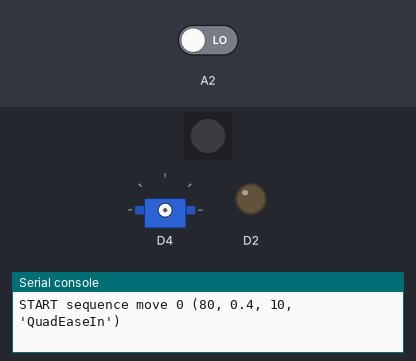
The program below on a simulated CircuitPython board. On the bench: 1 RGB LEDs in strip order, left to right, servo, output pins drawn as LEDs (lit = HIGH), the last lines printed to the serial console. The test bench sets the inputs (shaded band); at power-on: A2 LOW. Random numbers come from a fixed seed; library files of the repository ran but are not shown: neopixel_led.py, mqtt_setup.py, easing_functions.py.

Above: at 0.11 s.
At 0.69 s:
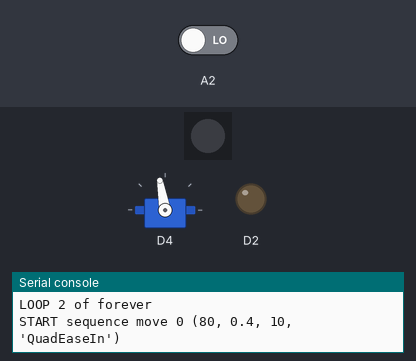
1.3 s: A2 driven HIGH
Timing chart, 0 to 10.3 s (numbered marks = the images above; inputs shaded):
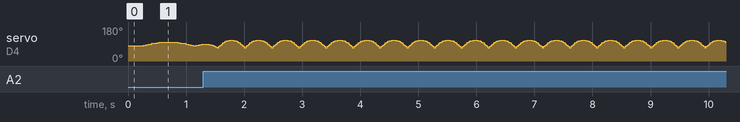

The program:

code.py
```python
from creature import Creature
from ecosystem import EcoSystem
from timer import Timer
import time

try:
    from settings import settings
except ImportError:
    print("WiFi settings are kept in settings.py, please add or change them there!")
    raise

# Instantiate the creature - telling a scinec centre story
creature = Creature()

# class initialization only connects to wifi/broker if flag is True
# ecosystem.py has all the wifi and mqtt code, parameters in settings.py
# "ecosystem" is the name of the mqtt topic
# "Creature" is the creature object create above
# "connect_to_ecosystem" indicates if the creature should conncet to the ecosystem.
#   If this is set to "false" it will randomly send messages in order to simulate the eco system
ecosystem = EcoSystem(ecosystem="reef", creature=creature, connect_to_ecosystem=False)

# add the ecosystem to the creature
creature.ecosystem = ecosystem

while True:
    # This will check for new messages.
    # The behaviour for theses messages is in creature.py -> message()
    ecosystem.check_for_messages()

    # This will trigger the default behaviour that will play.
    # regardless if there is a message or not.
    creature.loop()
    time.sleep(0.01)
```

creature.py
```python
from components.button import Button
from components.buzzer import Buzzer
from components.neopixel_led import NeopixelLED
from components.vibration_motor import VibrationMotor
from components.servo_motor import Servo
from timer import Timer
import time
from varspeed import Vspeed
from behaviours import Behaviours
import random

button = Button()
buzzer = Buzzer()
motor = VibrationMotor()
led = NeopixelLED(1)
servo = Servo()
behaviours = Behaviours()

increase = True
led_power = 255
color = (1, 0, 0, 0)

MIN = 0
MAX = 2 ** 16
vs1 = Vspeed(init_position=0, result="int")
vs1.set_bounds(lower_bound=MIN, upper_bound=MAX)
vs2 = Vspeed(init_position=0, result="int")
vs2.set_bounds(lower_bound=MIN, upper_bound=MAX)


class Creature:
    state_day_nobody = 0
    state_day_somebody = 1
    state_night_nobody = 2
    state_night_somebody = 3
    state_beautiful = 4

    beautiful_duration = 30
    presence_duration = 5
    presence_timer = Timer(30)
    time_of_day = 0
    energy = 0


    current_state = state_day_nobody

    def __init__(self):
        self.ecosystem = None

    def message(self, topic, msg):
        global color
        print("recieved: Topic:" + str(topic) + " Message:" + str(msg))

        # If we receive a new time of day
        if topic == "reefcontrol/timeofday":
            # Update the time of day
            self.time_of_day = int(msg)
#             print("Updated time of day " + str(self.time_of_day))
        if topic == "reefcontrol/energy":
            # Update the time of day
            self.energy = int(msg)

    def sense(self):
        if button.sense() == True:
            return True


    def checkState(self, isRunning):
        if self.current_state == self.state_day_nobody:
            if self.sense():
                self.current_state = self.state_day_somebody
                self.presence_timer.set_duration(self.presence_duration)
                self.presence_timer.start()
            elif self.time_of_day < 360 or self.time_of_day > 1080:
                self.current_state = self.state_night_nobody
            elif self.presence_timer.expired():
                self.current_state = self.state_beautiful

        elif self.current_state == self.state_day_somebody:
            if self.sense():
                self.presence_timer.start()
            elif self.time_of_day < 360 or self.time_of_day > 1080:
                self.current_state = self.state_night_somebody
            elif self.presence_timer.expired():
                self.current_state = self.state_day_nobody
                self.presence_timer.set_duration(self.beautiful_duration)
                self.presence_timer.start()

        elif self.current_state == self.state_night_nobody:
            if self.sense():
                self.current_state = self.state_night_somebody
                self.presence_timer.set_duration(self.presence_duration)
                self.presence_timer.start()
            elif self.time_of_day > 360 and self.time_of_day < 1080:
                self.current_state = self.state_day_nobody
                self.presence_timer.set_duration(self.beautiful_duration)
                self.presence_timer.start()

        elif self.current_state == self.state_night_somebody:
            if self.sense():
                self.presence_timer.start()
            elif self.time_of_day > 360 and self.time_of_day < 1080:
                self.current_state = self.state_day_somebody
                self.presence_timer.set_duration(self.presence_duration)
                self.presence_timer.start()
            elif self.presence_timer.expired():
                self.current_state = self.state_night_nobody


        elif self.current_state == self.state_beautiful:
            if not isRunning:
                self.current_state = self.state_day_nobody
                self.presence_timer.set_duration(self.beautiful_duration)
                self.presence_timer.start()


    def loop(self):
        beh = behaviours.getBehaviour(self.current_state)
        position1, running1, changed1 = vs1.sequence(beh[0], beh[1]) # Here we input the sequence from sequence.py and our most important output is position1. This is the number we should currently be at when following our sequence
        position2, running2, changed2 = vs2.sequence(beh[2], beh[3]) # Same as above but for our second sequence
        self.checkState(running1 or running2)
#         print(self.current_state)
        ###############################################################
		# This is about where you'll have to start coding yourself    #
        # If you want to test out the code here then do the following #
        # Put a button in A2, a servo motor in D4 and a vibration     #
        # motor in D2                                                 #
        ###############################################################


        motor.update(position1) # Here we set the motor to position 1
        servo.update(position2) # Here we set the servo to position 2
```

ecosystem.py
```python
from components.wifi_setup import WiFi
from components.mqtt_setup import MQTTBroker
from timer import Timer
import random

# All messages in this list will be send as part of the
offline_messages = ["350", "370"]

offline_timer = Timer()
offline_timer.set_duration(5)

class EcoSystem:
    def __init__(self, ecosystem, creature, connect_to_ecosystem):
        self.connect_to_ecosystem = connect_to_ecosystem
        self.creature = creature

        if self.connect_to_ecosystem:
            wifi = WiFi()
            self.mqtt = MQTTBroker(wifi, ecosystem, self.creature)

    # Sends a message in the ecosystem
    def send_message(self, message):
        print("sending: " + message)
        if self.connect_to_ecosystem:
            self.mqtt.send(self.mqtt.client_id + "$$$" + message)

    # Checks if there is a message from the eco system
    def check_for_messages(self):
        global offline_messages, offline_timer
        if self.connect_to_ecosystem:
            self.mqtt.loop()
        else:
            # fake the ecosystem
            if offline_timer.expired():
                offline_timer.set_duration(random.randint(3,8))
                offline_timer.start()
                self.creature.message("reefcontrol/timeofday", random.choice(offline_messages))
```

timer.py
```python
import time

class Timer():
    def __init__(self, duration = 0):
        self.duration = duration
        self.time_mark = 0

    def start(self):
        self.time_mark = time.monotonic()

    def set_duration(self, duration):
        self.duration = duration

    def expired(self):
        if time.monotonic() - self.time_mark > self.duration:
            return True
        else:
            return False
```

settings.py
```python
settings = {
    "ssid" : "TUD-facility",
    "password" : "############",
    "mqtt_broker": "ide-education.cloud.shiftr.io",
    "mqtt_broker_user" : "ide-education", # The username for connecting to the server
    "mqtt_broker_password" : "############", # The password for connecting to the server
    "mqtt_clientid": "team aadjan", #your team name
}
```

button.py
```python
# button.py

import board
import digitalio

class Button():
    previous_button_value = False

    def __init__(self, port=board.A2):
        self.button = digitalio.DigitalInOut(port)
        self.button.direction = digitalio.Direction.INPUT

    def sense(self):
        button_status = False
        current_button_value = self.button.value

        # Only trigger on button down
        if (current_button_value == True):
            button_status = True

        return button_status

    def sense_release(self):
        current_button_value = self.button.value
        button_status = False

        # Only trigger on button release
        if (self.previous_button_value == True and current_button_value == False):
            button_status = True

        self.previous_button_value = current_button_value

        return button_status
```

buzzer.py
```python
# buzzer.py

import board
import pwmio

class Buzzer():
    def __init__(self, port=board.D7):
        self.buzzer = pwmio.PWMOut(port, frequency = 50, variable_frequency=True)

    # Takes a value between 0 and 100, then scales it up.
    def update(self, volume):
        scaledVolume = volume/100*16383
        self.buzzer.duty_cycle = int(scaledVolume)

    def set_frequency(self, fq):
        self.buzzer.frequency = fq
```

vibration_motor.py
```python
# vibration motor

import time
import board
import pwmio
import digitalio

class VibrationMotor():
    def __init__(self,port=board.D2):
        self.motor = pwmio.PWMOut(port, frequency=300, duty_cycle=0)

    # Takes either true or false
    def update(self, value):
        self.motor.duty_cycle = value
```

servo_motor.py
```python
# servo_motor.py

import board
import pwmio
from adafruit_motor import servo

class Servo():
    def __init__(self, port=board.D4):
        self.pwm = pwmio.PWMOut(port, frequency = 50)
        self.servo = servo.Servo(self.pwm)
        self.lastAngle = 0

    # Takes a value between 0 and 180
    def update(self, angle):
        if angle == self.lastAngle:
            return

        if angle < 0:
            angle = 0
        elif angle > 180:
            angle = 180

        self.servo.angle = angle
        self.lastAngle = angle
```

varspeed.py
```python
import time
import easing_functions as ease

class Vspeed():
  """Provides an non-blocking object that can be called repeatedly with the move() and sequence() functions to generate a timed series of values from a current position to a new position(s)
  """

  def __init__(self, init_position = 0, result = "int"):
    """Creates and initialzes a varspeed object.

    Args:
        init_position (int/float): sets the initial position of the object.
        result (string = "int" or "float"): sets the type of the returned position.

    Returns:
        object: returns a varspeed object

    """
    self.start_time = time.monotonic()
    self.cur_time = self.start_time
    self.started = False
    self.end_time = 0
    self.step_delay = 0
    self.increment = 0
    self.complete_range = 0.1
    self.position = init_position
    self.last_position = init_position
    self.new_position = init_position
    self.bounded = False
    self.upper_bound = 1000
    self.lower_bound = 0
    self.last_reported_position = init_position
    self.easing_correction = 1
    self.result = result
    self.step = 0
    self.increment_seq_num = True
    self.seq_pos = 0
    self.seq_run = True
    self.seq_old = []
    self.seq_loop_max = 1
    self.seq_loop_count = 0

  def move(self, new_position = 0, time_secs = 2.0, steps = 20, easing = "LinearInOut"):
    """Generates a series of values that transition from the current position to a new_position

    Args:
        new_position (float): new position output will change to over time_secs
        time_secs (int): time for the transition to the new_position
        steps (int): number of steps to change from the start position to the new_position
        easing (string): the easing function to use for the transition

    Returns:
        position (int or float): each new position, marked by changed being True
        running (Boolean): if true there are more steps to go in the transition
        changed (Boolean): indicates if the latest position value is different from the previous position value

    """
    if not self.started or new_position != self.new_position:
      # print("new move")
      self.new_position = new_position
      #self.last_position = self.position
      self.start_time = time.monotonic()
      self.end_time = self.start_time + time_secs
      self.step_delay = time_secs / steps
      self.increment = abs(self.new_position - self.position) / steps
      self.steps = steps
      self.step = 0
      self.started = True
      self.easing = easing
      self.easing_method = getattr(ease, self.easing)
      self.ease = self.easing_method(start=self.position, end=self.new_position, duration=steps)

    changed = False
    running = True
    self.started = True

    #if self.new_position != self.position or self.end_time < time.monotonic():
    diff_time = time.monotonic() - self.start_time
    if diff_time > self.step_delay:
      # time to change
      self.step += 1
      # print("new step",self.step,diff_time,self.step_delay)
      self.start_time = time.monotonic()
      self.position = self.ease(self.step)
      # are we there yet?
      #if abs(new_position - self.position) < self.complete_range:
      if self.step >= self.steps:
        #force to the desired final position
        self.position = self.new_position
        running = False
        self.started = False
        # print("end of MOVE")
    else:
      changed = True

    # restrict the output to integer if needed
    if self.result == "int":
      position = round(self.position)

    # restrict the output to be within the bounds set by set_bounds()
    if self.bounded:
      position = max(self.lower_bound, min(position, self.upper_bound))

    if self.last_position == position:
        changed = False
    else:
        changed = True
    self.position = position
    self.last_position = self.position

    return self.position, running, changed

  def sequence(self, sequence, loop_max = 1):
    """Creates a series of values in a sequence of moves as specified in the sequence array

    Args:
        sequence (array of tuples): perform a sequence of moves (position,time,steps,easing) in the array
        loop_max (int): how many time to loop the sequence, zero means loop forever

    Returns:
        position (int or float): each new position, marked by changed being True
        running (Boolean): if true there are more steps to go in the transition
        changed (Boolean): indicates if the latest position value is different from the previous position value

    """
    # perform a sequence of moves in this format: (position,time,steps,easing) e.g. [(90,5,10,easing),(0,8,10,easing)]
    position = self.position
    seq_running = True
    changed = False
    self.seq_loop_max = loop_max

    if sequence != self.seq_old:
        # reset with a new sequence
        self.seq_old = sequence
        self.seq_pos = -1
        self.loop_count = 0
        self.increment_seq_num = True

    if self.seq_run: # are we running or paused?
      if self.increment_seq_num:
        self.seq_pos += 1
        if self.seq_pos >= len(sequence):
          if self.loop_count + 1 < self.seq_loop_max:
              self.seq_pos = 0
              self.loop_count += 1
              print("LOOP",self.loop_count + 1,"of",self.seq_loop_max)
          elif self.seq_loop_max == 0: # loop forever
              self.seq_pos = 0
              self.loop_count += 1
              print("LOOP",self.loop_count + 1,"of forever")
          else:
            return position, False, False
        print("START sequence move",self.seq_pos,sequence[self.seq_pos])
        self.increment_seq_num = False

      position, running, changed = self.move(
        new_position=sequence[self.seq_pos][0],
        time_secs=sequence[self.seq_pos][1],
        steps=sequence[self.seq_pos][2],
        easing=sequence[self.seq_pos][3])

      if not running: # finished with move
        self.increment_seq_num = True
        # print("FINISHED sequence move",self.seq_pos)
      if changed:
        return position,True,True

        # go to the next move in sequence

    else: # we're paused and exit
      seq_running = False

    return position, seq_running, False

  def sequence_change_seq_num(self, seq_position = 0):
    """Sets the current sequence number

    Args:
        seq_position (int): jump to the element in the sequence[seq_position] array

    Returns:
        nothing

    """
    self.seq_pos = seq_position

  def sequence_run(self, value = True):
    """Pauses or Unpauses a running sequence

    Args:
        value (Boolean): Pauses (False) or Unpauses (True) the run of the sequence

    Returns:
        nothing

    """
    self.seq_run = value

  def set_position(self, position = 0):
    """Sets the current position from which the next move will proceed

    Args:
        position (int or float): sets the current position of the object

    Returns:
        nothing

    """
    self.position = position
    self.started = True

  def set_bounds(self, lower_bound = 0, upper_bound = 1000, bounded=True):
    """Sets the lower and upper bounds of values returned by a move or sequence

    Args:
        lower_bound (int): sets the lower allowed bound of the output of a move or sequnce
        upper_bound (int): sets the upper allowed bound of the output of a move or sequnce
        bounded (Boolean): turns bounds checking on (True - Default) or off (False)

    Returns:
        nothing

    """
    self.bounded = bounded
    self.upper_bound = upper_bound
    self.lower_bound = lower_bound
```

Source omitted: behaviours.py (3054 bytes), wifi_setup.py (1192 bytes)
